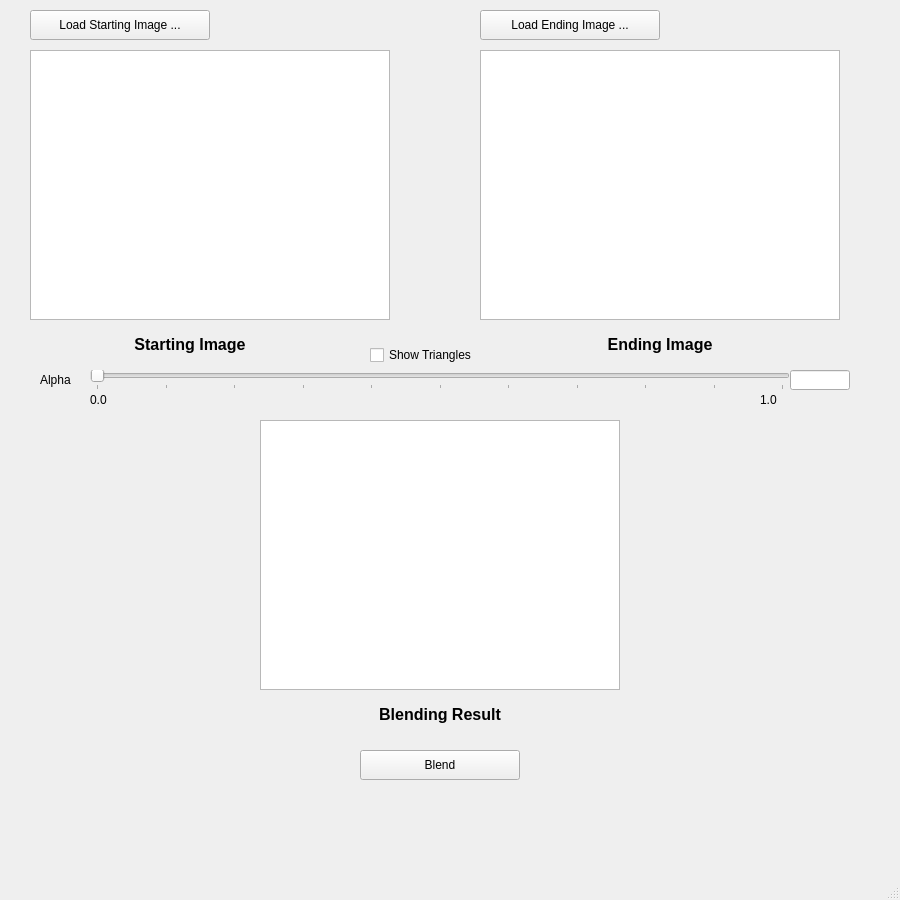
<?xml version="1.0" encoding="UTF-8"?>
<ui version="4.0">
 <class>MainWindow</class>
 <widget class="QMainWindow" name="MainWindow">
  <property name="geometry">
   <rect>
    <x>0</x>
    <y>0</y>
    <width>900</width>
    <height>900</height>
   </rect>
  </property>
  <property name="windowTitle">
   <string>MainWindow</string>
  </property>
  <widget class="QWidget" name="centralwidget">
   <widget class="QPushButton" name="btn_start">
    <property name="geometry">
     <rect>
      <x>30</x>
      <y>10</y>
      <width>180</width>
      <height>30</height>
     </rect>
    </property>
    <property name="text">
     <string>Load Starting Image ...</string>
    </property>
   </widget>
   <widget class="QPushButton" name="btn_end">
    <property name="geometry">
     <rect>
      <x>480</x>
      <y>10</y>
      <width>180</width>
      <height>30</height>
     </rect>
    </property>
    <property name="text">
     <string>Load Ending Image ...</string>
    </property>
   </widget>
   <widget class="QGraphicsView" name="box_end">
    <property name="geometry">
     <rect>
      <x>480</x>
      <y>50</y>
      <width>360</width>
      <height>270</height>
     </rect>
    </property>
   </widget>
   <widget class="QGraphicsView" name="box_start">
    <property name="geometry">
     <rect>
      <x>30</x>
      <y>50</y>
      <width>360</width>
      <height>270</height>
     </rect>
    </property>
   </widget>
   <widget class="QLabel" name="Starting_Text">
    <property name="geometry">
     <rect>
      <x>110</x>
      <y>330</y>
      <width>160</width>
      <height>30</height>
     </rect>
    </property>
    <property name="text">
     <string>&lt;!DOCTYPE HTML PUBLIC &quot;-//W3C//DTD HTML 4.0//EN&quot; &quot;http://www.w3.org/TR/REC-html40/strict.dtd&quot;&gt;
&lt;html&gt;&lt;head&gt;&lt;meta name=&quot;qrichtext&quot; content=&quot;1&quot; /&gt;&lt;style type=&quot;text/css&quot;&gt;
p, li { white-space: pre-wrap; }
&lt;/style&gt;&lt;/head&gt;&lt;body style=&quot; font-family:'Sans'; font-size:10pt; font-weight:400; font-style:normal;&quot;&gt;
&lt;p align=&quot;center&quot; style=&quot; margin-top:0px; margin-bottom:0px; margin-left:0px; margin-right:0px; -qt-block-indent:0; text-indent:0px;&quot;&gt;&lt;span style=&quot; font-size:12pt; font-weight:600;&quot;&gt;Starting Image&lt;/span&gt;&lt;/p&gt;&lt;/body&gt;&lt;/html&gt;</string>
    </property>
   </widget>
   <widget class="QLabel" name="Ending_Text">
    <property name="geometry">
     <rect>
      <x>580</x>
      <y>330</y>
      <width>160</width>
      <height>30</height>
     </rect>
    </property>
    <property name="text">
     <string>&lt;!DOCTYPE HTML PUBLIC &quot;-//W3C//DTD HTML 4.0//EN&quot; &quot;http://www.w3.org/TR/REC-html40/strict.dtd&quot;&gt;
&lt;html&gt;&lt;head&gt;&lt;meta name=&quot;qrichtext&quot; content=&quot;1&quot; /&gt;&lt;style type=&quot;text/css&quot;&gt;
p, li { white-space: pre-wrap; }
&lt;/style&gt;&lt;/head&gt;&lt;body style=&quot; font-family:'Sans'; font-size:10pt; font-weight:400; font-style:normal;&quot;&gt;
&lt;p align=&quot;center&quot; style=&quot; margin-top:0px; margin-bottom:0px; margin-left:0px; margin-right:0px; -qt-block-indent:0; text-indent:0px;&quot;&gt;&lt;span style=&quot; font-size:12pt; font-weight:600;&quot;&gt;Ending Image&lt;/span&gt;&lt;/p&gt;&lt;/body&gt;&lt;/html&gt;</string>
    </property>
   </widget>
   <widget class="QCheckBox" name="check_triangles">
    <property name="geometry">
     <rect>
      <x>370</x>
      <y>340</y>
      <width>140</width>
      <height>30</height>
     </rect>
    </property>
    <property name="text">
     <string>Show Triangles</string>
    </property>
   </widget>
   <widget class="QSlider" name="slide_bar">
    <property name="enabled">
     <bool>true</bool>
    </property>
    <property name="geometry">
     <rect>
      <x>90</x>
      <y>370</y>
      <width>700</width>
      <height>20</height>
     </rect>
    </property>
    <property name="cursor">
     <cursorShape>ArrowCursor</cursorShape>
    </property>
    <property name="mouseTracking">
     <bool>false</bool>
    </property>
    <property name="focusPolicy">
     <enum>Qt::StrongFocus</enum>
    </property>
    <property name="contextMenuPolicy">
     <enum>Qt::DefaultContextMenu</enum>
    </property>
    <property name="acceptDrops">
     <bool>false</bool>
    </property>
    <property name="maximum">
     <number>100</number>
    </property>
    <property name="singleStep">
     <number>5</number>
    </property>
    <property name="pageStep">
     <number>5</number>
    </property>
    <property name="value">
     <number>0</number>
    </property>
    <property name="sliderPosition">
     <number>0</number>
    </property>
    <property name="tracking">
     <bool>true</bool>
    </property>
    <property name="orientation">
     <enum>Qt::Horizontal</enum>
    </property>
    <property name="tickPosition">
     <enum>QSlider::TicksBelow</enum>
    </property>
    <property name="tickInterval">
     <number>10</number>
    </property>
   </widget>
   <widget class="QLabel" name="label_alpha">
    <property name="geometry">
     <rect>
      <x>40</x>
      <y>370</y>
      <width>40</width>
      <height>20</height>
     </rect>
    </property>
    <property name="text">
     <string>Alpha</string>
    </property>
   </widget>
   <widget class="QLabel" name="label_left">
    <property name="geometry">
     <rect>
      <x>90</x>
      <y>390</y>
      <width>20</width>
      <height>20</height>
     </rect>
    </property>
    <property name="text">
     <string>0.0</string>
    </property>
   </widget>
   <widget class="QLabel" name="label_right">
    <property name="geometry">
     <rect>
      <x>760</x>
      <y>390</y>
      <width>20</width>
      <height>20</height>
     </rect>
    </property>
    <property name="text">
     <string>1.0</string>
    </property>
   </widget>
   <widget class="QLineEdit" name="edit_alpha">
    <property name="geometry">
     <rect>
      <x>790</x>
      <y>370</y>
      <width>60</width>
      <height>20</height>
     </rect>
    </property>
   </widget>
   <widget class="QGraphicsView" name="box_result">
    <property name="geometry">
     <rect>
      <x>260</x>
      <y>420</y>
      <width>360</width>
      <height>270</height>
     </rect>
    </property>
   </widget>
   <widget class="QLabel" name="label_blend">
    <property name="geometry">
     <rect>
      <x>360</x>
      <y>700</y>
      <width>160</width>
      <height>30</height>
     </rect>
    </property>
    <property name="text">
     <string>&lt;!DOCTYPE HTML PUBLIC &quot;-//W3C//DTD HTML 4.0//EN&quot; &quot;http://www.w3.org/TR/REC-html40/strict.dtd&quot;&gt;
&lt;html&gt;&lt;head&gt;&lt;meta name=&quot;qrichtext&quot; content=&quot;1&quot; /&gt;&lt;style type=&quot;text/css&quot;&gt;
p, li { white-space: pre-wrap; }
&lt;/style&gt;&lt;/head&gt;&lt;body style=&quot; font-family:'Sans'; font-size:10pt; font-weight:400; font-style:normal;&quot;&gt;
&lt;p align=&quot;center&quot; style=&quot; margin-top:0px; margin-bottom:0px; margin-left:0px; margin-right:0px; -qt-block-indent:0; text-indent:0px;&quot;&gt;&lt;span style=&quot; font-size:12pt; font-weight:600;&quot;&gt;Blending Result&lt;/span&gt;&lt;/p&gt;&lt;/body&gt;&lt;/html&gt;</string>
    </property>
   </widget>
   <widget class="QPushButton" name="btn_blend">
    <property name="geometry">
     <rect>
      <x>360</x>
      <y>750</y>
      <width>160</width>
      <height>30</height>
     </rect>
    </property>
    <property name="text">
     <string>Blend</string>
    </property>
   </widget>
  </widget>
  <widget class="QStatusBar" name="statusbar"/>
 </widget>
 <resources/>
 <connections/>
</ui>
